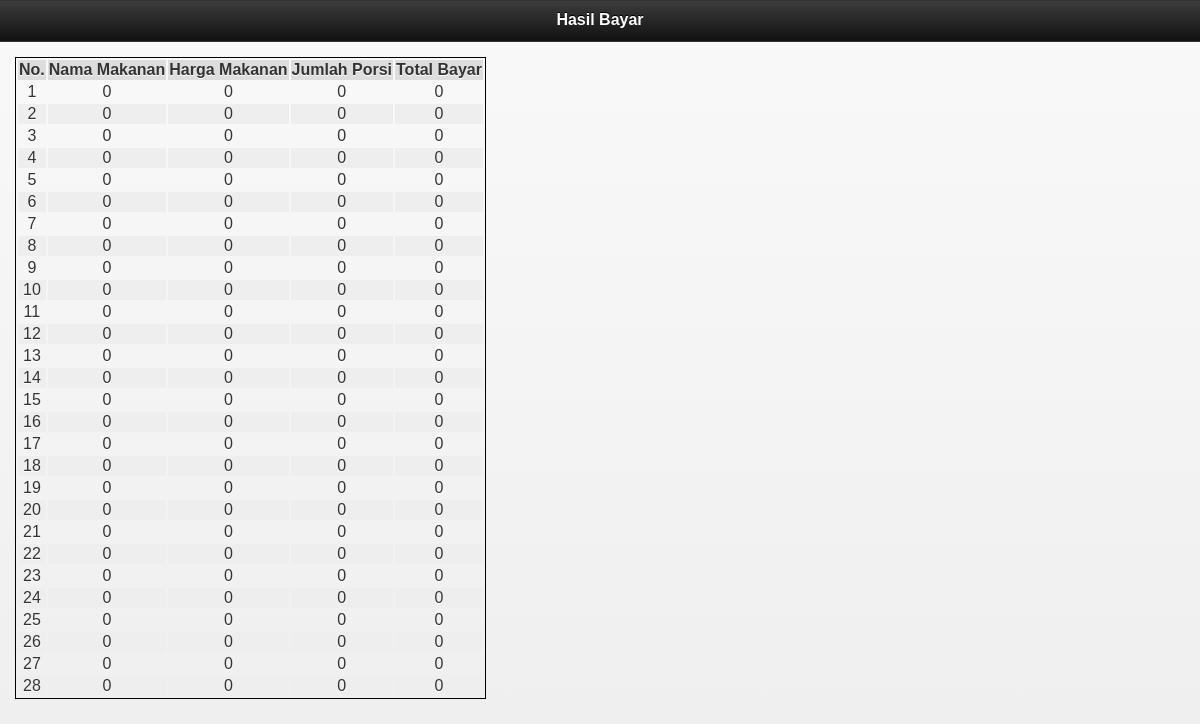
The page /index.php/tbl_hasil on the database its author committed.
### tables this page shows
CREATE TABLE IF NOT EXISTS `tabel_bayar` (
  `id_bayar` int(5) NOT NULL AUTO_INCREMENT,
  `nama_makanan` varchar(32) NOT NULL,
  `harga_makanan` int(10) NOT NULL,
  `jumlah_porsi` int(5) NOT NULL,
  `total_bayar` int(10) NOT NULL,
  PRIMARY KEY (`id_bayar`)
);

### application/controllers/tbl_hasil.php (called while the page is built)
<?php if ( ! defined('BASEPATH')) exit('No direct script access allowed');
class Tbl_hasil extends CI_Controller {
	public function index()
	{
		$this->load->model('tbl_hasildb');
		$data['tampil']=$this->tbl_hasildb->detail();
        $this->load->view('tbl_hasil', $data);
	}
}

### index.php (called while the page is built, shortened)
<?php
require_once BASEPATH.'core/CodeIgniter.php';

### application/models/tbl_hasildb.php (called while the page is built)
<?php if ( ! defined('BASEPATH')) exit('No direct script access allowed');
class Tbl_hasildb extends CI_Model {
	function detail(){
		$query= "SELECT * FROM tabel_bayar";
        return $this->db->query($query);
	}
}

### application/views/tbl_hasil.php (the view, shortened to what this page needs)
<!DOCTYPE HTML>
<html>
<head>
		<tilte>Hasil bayar</title>
		<?php
		$this->load->view('kepala');
		?>
</head>
<body>
<div data-role="page" data-add-back-btn="true" >
    <div data-role="header">
        <h1>Hasil Bayar</h1>
    </div>
    <div data-role="content">
				<table align="center" cellspacing="2" cellpadding="1" style="text-align: center; position: fixed;{ top: 20px, left: 10px}">
				<tr style="background: #ddd">
						<td align="center">
								<b>No.</b>
						</td>
						<td align="center">
								<b>Nama Makanan</b>
						</td>
						<td align="center">
								<b>Harga Makanan</b>
						</td>
						<td align="center">
								<b>Jumlah Porsi</b>
						</td>
						<td align="center">
								<b>Total Bayar</b>
						</td>
				</tr>
				<?php $i=0; foreach($tampil->result() as $row){ $i++; ?>
				<tr align="center" valign="top">
				<td><?php echo $i; ?></td>
				<td><?php echo $row->nama_makanan; ?></td>
				<td><?php echo $row->harga_makanan; ?></td>
				<td><?php echo $row->jumlah_porsi; ?></td>
				<td><?php echo $row->total_bayar; ?></td>
				</tr>
				<?php } ?>
		</table>
    </div>
</div>
</body>
</html>

### application/views/kepala.php (shortened to what this page needs)
<link rel="stylesheet" href="<?php echo 'http://localhost/resto33/jquerymobile/jquery.mobile-1.3.2.min.css';?>"/>

### application/views/tbl_hasil.php (style rules this page uses)
tr { border:1px solid #000; }
table { border:1px solid #000 }
tr:nth-child(odd) { background:#eee }

### rows shown on the page
tabel_bayar: nama_makanan "0", harga_makanan "0", jumlah_porsi "0", total_bayar "0"
tabel_bayar: nama_makanan "0", harga_makanan "0", jumlah_porsi "0", total_bayar "0"
tabel_bayar: nama_makanan "0", harga_makanan "0", jumlah_porsi "0", total_bayar "0"
tabel_bayar: nama_makanan "0", harga_makanan "0", jumlah_porsi "0", total_bayar "0"
tabel_bayar: nama_makanan "0", harga_makanan "0", jumlah_porsi "0", total_bayar "0"
tabel_bayar: nama_makanan "0", harga_makanan "0", jumlah_porsi "0", total_bayar "0"
tabel_bayar: nama_makanan "0", harga_makanan "0", jumlah_porsi "0", total_bayar "0"
tabel_bayar: nama_makanan "0", harga_makanan "0", jumlah_porsi "0", total_bayar "0"
tabel_bayar: nama_makanan "0", harga_makanan "0", jumlah_porsi "0", total_bayar "0"
tabel_bayar: nama_makanan "0", harga_makanan "0", jumlah_porsi "0", total_bayar "0"
tabel_bayar: nama_makanan "0", harga_makanan "0", jumlah_porsi "0", total_bayar "0"
tabel_bayar: nama_makanan "0", harga_makanan "0", jumlah_porsi "0", total_bayar "0"
tabel_bayar: nama_makanan "0", harga_makanan "0", jumlah_porsi "0", total_bayar "0"
tabel_bayar: nama_makanan "0", harga_makanan "0", jumlah_porsi "0", total_bayar "0"
tabel_bayar: nama_makanan "0", harga_makanan "0", jumlah_porsi "0", total_bayar "0"
tabel_bayar: nama_makanan "0", harga_makanan "0", jumlah_porsi "0", total_bayar "0"
tabel_bayar: nama_makanan "0", harga_makanan "0", jumlah_porsi "0", total_bayar "0"
tabel_bayar: nama_makanan "0", harga_makanan "0", jumlah_porsi "0", total_bayar "0"
tabel_bayar: nama_makanan "0", harga_makanan "0", jumlah_porsi "0", total_bayar "0"
tabel_bayar: nama_makanan "0", harga_makanan "0", jumlah_porsi "0", total_bayar "0"
tabel_bayar: nama_makanan "0", harga_makanan "0", jumlah_porsi "0", total_bayar "0"
tabel_bayar: nama_makanan "0", harga_makanan "0", jumlah_porsi "0", total_bayar "0"
tabel_bayar: nama_makanan "0", harga_makanan "0", jumlah_porsi "0", total_bayar "0"
tabel_bayar: nama_makanan "0", harga_makanan "0", jumlah_porsi "0", total_bayar "0"
tabel_bayar: nama_makanan "0", harga_makanan "0", jumlah_porsi "0", total_bayar "0"
tabel_bayar: nama_makanan "0", harga_makanan "0", jumlah_porsi "0", total_bayar "0"
tabel_bayar: nama_makanan "0", harga_makanan "0", jumlah_porsi "0", total_bayar "0"
tabel_bayar: nama_makanan "0", harga_makanan "0", jumlah_porsi "0", total_bayar "0"
